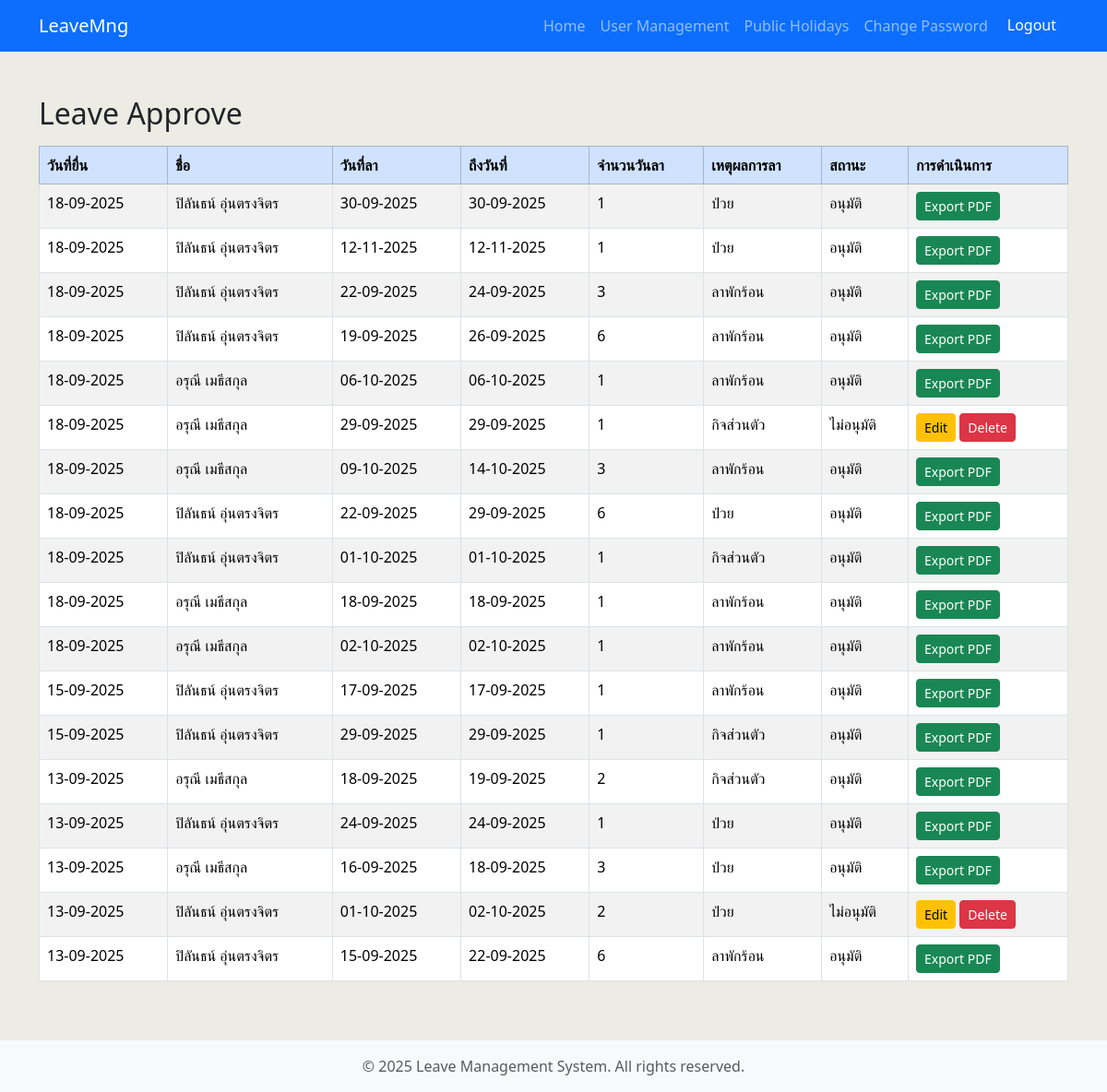
The app's page /approve_leave/ (signed in) with its own data.
### leaveapp/models.py (models this page shows, shortened)
class Leave_Detail(models.Model):
    REASON_CHOICES = [
        ("ป่วย", "ป่วย"),
        ("กิจส่วนตัว", "กิจส่วนตัว"),
        ("ลาพักร้อน", "ลาพักร้อน"),
    ]
    STATUS_CHOICES = [
        ("รอดำเนินการ", "รอดำเนินการ"),
        ("อนุมัติ", "อนุมัติ"),
        ("ไม่อนุมัติ", "ไม่อนุมัติ"),
    ]
    name = models.CharField(max_length=150)
    submit_date = models.DateField(default=datetime.date.today)
    leave_date_from = models.DateField()
    leave_date_to = models.DateField()
    leave_days_count = models.IntegerField(default=0)
    reason = models.CharField(max_length=50, choices=REASON_CHOICES)
    document = models.FileField(upload_to="leave_documents/", blank=True, null=True)
    status = models.CharField(
        max_length=20, default="รอดำเนินการ", choices=STATUS_CHOICES
    )
    remarks = models.TextField(blank=True, null=True)

### leaveapp/views.py (the view)
# urls.py: path("approve_leave/", views.approve_leave, name="approve_leave"),
@login_required(login_url="login")
def approve_leave(request):
    user = request.user
    is_leave_admin = (
        user.is_authenticated and user.groups.filter(name="leaveAdmin").exists()
    )
    if not request.user.groups.filter(name="leaveAdmin").exists():
        messages.error(request, "You do not have permission to access this page.")
        return redirect("home")
    leave_history = Leave_Detail.objects.all().order_by("-submit_date", "-id")
    return render(
        request,
        "leaveapp/approve_leave.html",
        {"leave_history": leave_history, "is_leave_admin": is_leave_admin},
    )

### templates/leaveapp/approve_leave.html (shortened to what this page needs)
{% extends 'leaveapp/layout.html' %}
{% block content %}
<div class="container pt-5 pb-5">
    <h2 class="mb-3">Leave Approve</h2>
    <div class="table-responsive">
        <table class="table table-bordered table-striped">
            <thead class="table-primary">
                <tr>
                    <th>วันที่ยื่น</th>
                    <th>ชื่อ</th>
                    <th>วันที่ลา</th>
                    <th>ถึงวันที่</th>
                    <th>จำนวนวันลา</th>
                    <th>เหตุผลการลา</th>
                    <th>สถานะ</th>
                    <th>การดำเนินการ</th>
                </tr>
            </thead>
            <tbody>
            {% for leave in leave_history %}
                <tr>
                    <td>{{ leave.submit_date|date:"d-m-Y" }}</td>
                    <td>{{ leave.name }}</td>
                    <td>{{ leave.leave_date_from|date:"d-m-Y" }}</td>
                    <td>{{ leave.leave_date_to|date:"d-m-Y" }}</td>
                    <td>{{ leave.leave_days_count }}</td>
                    <td>{{ leave.reason }}</td>
                    <td>{{ leave.status }}</td>
                    <td>
                    {% if leave.status == 'อนุมัติ' %}
                        <a href="{% url 'export_leave_pdf' leave.id %}" class="btn btn-success btn-sm">Export PDF</a>
                    {% elif is_leave_admin %}
                        <a href="{% url 'approve_form' leave.id %}" class="btn btn-warning btn-sm">Edit</a>
                        <form method="post" action="{% url 'delete_leave' leave.id %}" style="display:inline;">
                            <button type="submit" class="btn btn-danger btn-sm" onclick="return confirm('Are you sure you want to delete this leave?');">Delete</button>
                        </form>
                    {% endif %}
                    </td>
                </tr>
                {% empty %}
                <tr>
                    <td colspan="8" class="text-center">No leave history found.</td>
                </tr>
            {% endfor %}
            </tbody>
        </table>
    </div>
</div>
{% endblock %}

### records on screen
Leave_Detail: submit_date "18-09-2025", name "ปิลันธน์ อุ่นตรงจิตร", leave_date_from "30-09-2025", leave_date_to "30-09-2025", leave_days_count "1", reason "ป่วย", status "อนุมัติ", shows "Export PDF"
Leave_Detail: submit_date "18-09-2025", name "ปิลันธน์ อุ่นตรงจิตร", leave_date_from "12-11-2025", leave_date_to "12-11-2025", leave_days_count "1", reason "ป่วย", status "อนุมัติ", shows "Export PDF"
Leave_Detail: submit_date "18-09-2025", name "ปิลันธน์ อุ่นตรงจิตร", leave_date_from "22-09-2025", leave_date_to "24-09-2025", leave_days_count "3", reason "ลาพักร้อน", status "อนุมัติ", shows "Export PDF"
Leave_Detail: submit_date "18-09-2025", name "ปิลันธน์ อุ่นตรงจิตร", leave_date_from "19-09-2025", leave_date_to "26-09-2025", leave_days_count "6", reason "ลาพักร้อน", status "อนุมัติ", shows "Export PDF"
Leave_Detail: submit_date "18-09-2025", name "อรุณี เมธีสกุล", leave_date_from "06-10-2025", leave_date_to "06-10-2025", leave_days_count "1", reason "ลาพักร้อน", status "อนุมัติ", shows "Export PDF"
Leave_Detail: submit_date "18-09-2025", name "อรุณี เมธีสกุล", leave_date_from "29-09-2025", leave_date_to "29-09-2025", leave_days_count "1", reason "กิจส่วนตัว", status "ไม่อนุมัติ", shows "Edit"
Leave_Detail: submit_date "18-09-2025", name "อรุณี เมธีสกุล", leave_date_from "09-10-2025", leave_date_to "14-10-2025", leave_days_count "3", reason "ลาพักร้อน", status "อนุมัติ", shows "Export PDF"
Leave_Detail: submit_date "18-09-2025", name "ปิลันธน์ อุ่นตรงจิตร", leave_date_from "22-09-2025", leave_date_to "29-09-2025", leave_days_count "6", reason "ป่วย", status "อนุมัติ", shows "Export PDF"
Leave_Detail: submit_date "18-09-2025", name "ปิลันธน์ อุ่นตรงจิตร", leave_date_from "01-10-2025", leave_date_to "01-10-2025", leave_days_count "1", reason "กิจส่วนตัว", status "อนุมัติ", shows "Export PDF"
Leave_Detail: submit_date "18-09-2025", name "อรุณี เมธีสกุล", leave_date_from "18-09-2025", leave_date_to "18-09-2025", leave_days_count "1", reason "ลาพักร้อน", status "อนุมัติ", shows "Export PDF"
Leave_Detail: submit_date "18-09-2025", name "อรุณี เมธีสกุล", leave_date_from "02-10-2025", leave_date_to "02-10-2025", leave_days_count "1", reason "ลาพักร้อน", status "อนุมัติ", shows "Export PDF"
Leave_Detail: submit_date "15-09-2025", name "ปิลันธน์ อุ่นตรงจิตร", leave_date_from "17-09-2025", leave_date_to "17-09-2025", leave_days_count "1", reason "ลาพักร้อน", status "อนุมัติ", shows "Export PDF"
Leave_Detail: submit_date "15-09-2025", name "ปิลันธน์ อุ่นตรงจิตร", leave_date_from "29-09-2025", leave_date_to "29-09-2025", leave_days_count "1", reason "กิจส่วนตัว", status "อนุมัติ", shows "Export PDF"
Leave_Detail: submit_date "13-09-2025", name "อรุณี เมธีสกุล", leave_date_from "18-09-2025", leave_date_to "19-09-2025", leave_days_count "2", reason "กิจส่วนตัว", status "อนุมัติ", shows "Export PDF"
Leave_Detail: submit_date "13-09-2025", name "ปิลันธน์ อุ่นตรงจิตร", leave_date_from "24-09-2025", leave_date_to "24-09-2025", leave_days_count "1", reason "ป่วย", status "อนุมัติ", shows "Export PDF"
Leave_Detail: submit_date "13-09-2025", name "อรุณี เมธีสกุล", leave_date_from "16-09-2025", leave_date_to "18-09-2025", leave_days_count "3", reason "ป่วย", status "อนุมัติ", shows "Export PDF"
Leave_Detail: submit_date "13-09-2025", name "ปิลันธน์ อุ่นตรงจิตร", leave_date_from "01-10-2025", leave_date_to "02-10-2025", leave_days_count "2", reason "ป่วย", status "ไม่อนุมัติ", shows "Edit"
Leave_Detail: submit_date "13-09-2025", name "ปิลันธน์ อุ่นตรงจิตร", leave_date_from "15-09-2025", leave_date_to "22-09-2025", leave_days_count "6", reason "ลาพักร้อน", status "อนุมัติ", shows "Export PDF"

### other values on screen
{{ year|default:2025 }} "2025"
